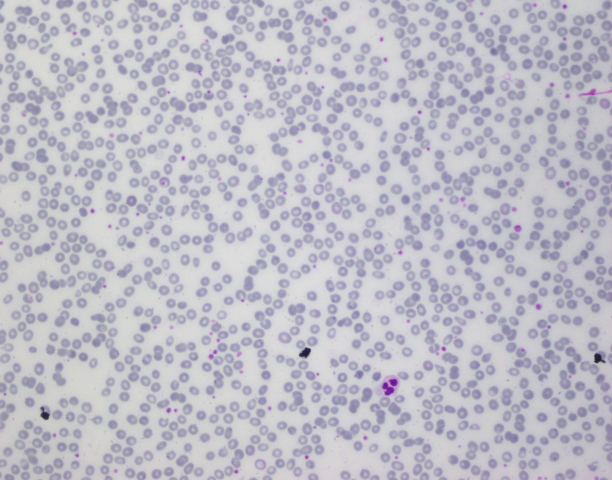
#> input picture data/raw/AneRBC-I/Anemic_individuals/Original_images/001_a.png, 1224 x 960 px (shown at 1/2 size); its folder holds 4 pictures in this run
$ jupyter execute --allow-errors data_processing.ipynb
#> lines starting #> are read from the running program, lines starting #| are printed output that depends on the picture
[cell 1]
import os
import glob
from patchify import patchify, unpatchify
import matplotlib.pyplot as plt
import cv2
from PIL import Image
import numpy as np
import imageio
import pandas as pd
import matplotlib.colors as mcolors

[cell 2]
class GlobalConfig:
    def __init__(self):
        self.images = '../data/raw/AneRBC-I/Anemic_individuals/Original_images'
        self.masks = '../data/raw/AneRBC-I/Anemic_individuals/Binary_segmented'

config = GlobalConfig()

[cell 3]
# Get sorted list of image and mask file paths
image_files = sorted(glob.glob(os.path.join(config.images, "*.png")))
mask_files = sorted(glob.glob(os.path.join(config.masks, "*.png")))

# Load, resize, and stack images
large_images = np.stack([
    np.array(Image.open(img).convert("L"))  # Grayscale
    for img in image_files
])
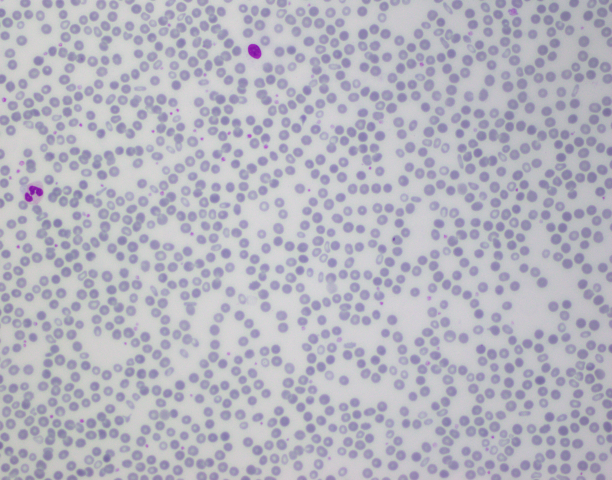
#> input picture data/raw/AneRBC-I/Anemic_individuals/Original_images/002_a.png, 1224 x 960 px (shown at 1/2 size)
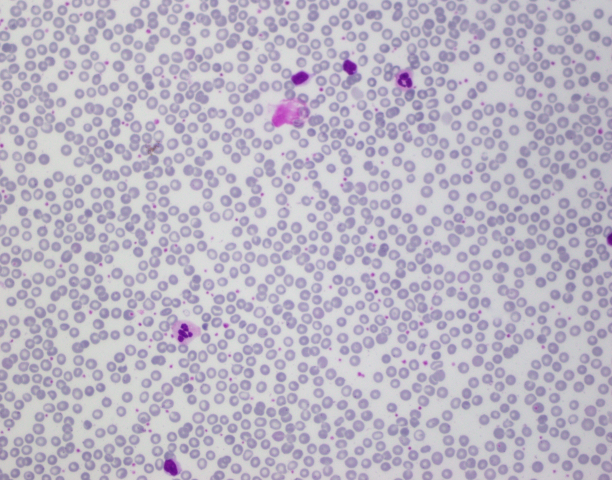
#> input picture data/raw/AneRBC-I/Anemic_individuals/Original_images/003_a.png, 1224 x 960 px (shown at 1/2 size)
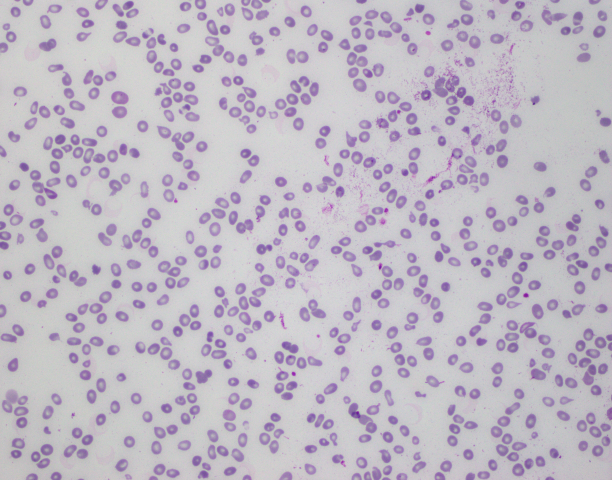
#> input picture data/raw/AneRBC-I/Anemic_individuals/Original_images/004_a.png, 1224 x 960 px (shown at 1/2 size)

#> (the rest of this cell did not finish here and is left out)
